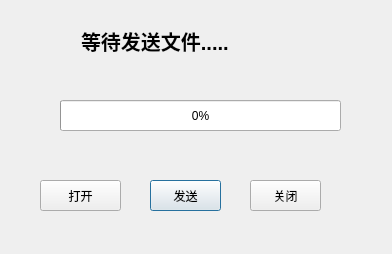
<?xml version="1.0" encoding="UTF-8"?>
<ui version="4.0">
 <class>tcpserver</class>
 <widget class="QDialog" name="tcpserver">
  <property name="geometry">
   <rect>
    <x>0</x>
    <y>0</y>
    <width>392</width>
    <height>254</height>
   </rect>
  </property>
  <property name="windowTitle">
   <string>Dialog</string>
  </property>
  <widget class="QLabel" name="serverStatuslabel">
   <property name="geometry">
    <rect>
     <x>81</x>
     <y>10</y>
     <width>361</width>
     <height>61</height>
    </rect>
   </property>
   <property name="font">
    <font>
     <pointsize>15</pointsize>
     <weight>75</weight>
     <bold>true</bold>
    </font>
   </property>
   <property name="text">
    <string>等待发送文件.....</string>
   </property>
  </widget>
  <widget class="QPushButton" name="serverSendBtn">
   <property name="geometry">
    <rect>
     <x>150</x>
     <y>180</y>
     <width>71</width>
     <height>31</height>
    </rect>
   </property>
   <property name="text">
    <string>发送</string>
   </property>
  </widget>
  <widget class="QPushButton" name="serverCloseBtn">
   <property name="geometry">
    <rect>
     <x>250</x>
     <y>180</y>
     <width>71</width>
     <height>31</height>
    </rect>
   </property>
   <property name="text">
    <string>关闭</string>
   </property>
  </widget>
  <widget class="QProgressBar" name="progressBar">
   <property name="geometry">
    <rect>
     <x>60</x>
     <y>100</y>
     <width>281</width>
     <height>31</height>
    </rect>
   </property>
   <property name="value">
    <number>0</number>
   </property>
   <property name="invertedAppearance">
    <bool>false</bool>
   </property>
  </widget>
  <widget class="QPushButton" name="serverOpenBtn">
   <property name="geometry">
    <rect>
     <x>40</x>
     <y>180</y>
     <width>81</width>
     <height>31</height>
    </rect>
   </property>
   <property name="text">
    <string>打开</string>
   </property>
  </widget>
 </widget>
 <resources/>
 <connections/>
</ui>
